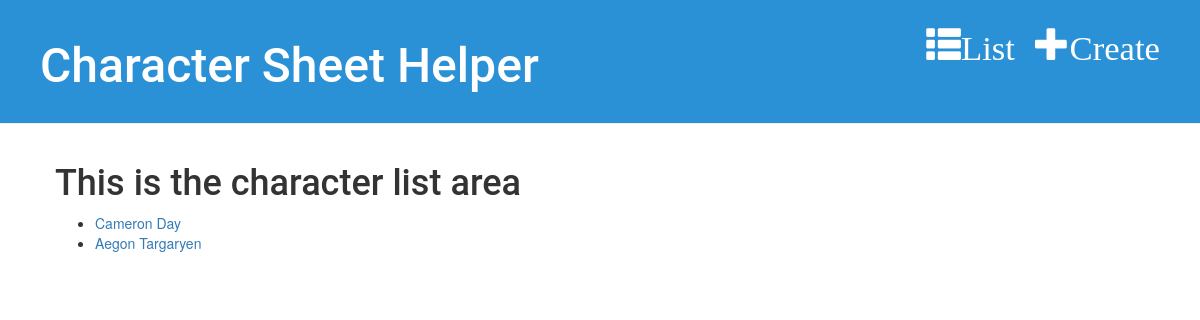
The app's page /characters/, older data.
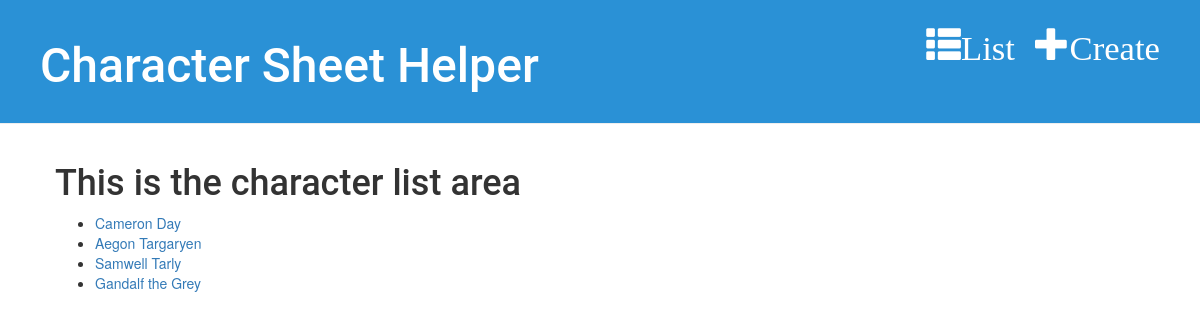
The same page, newer data.
### character_sheets/models.py (models this page shows, shortened)
class Character(models.Model):
    name = models.CharField(max_length=50)
    created_date = models.DateTimeField(default=timezone.now)
    creator = models.ForeignKey(settings.AUTH_USER_MODEL, on_delete=models.CASCADE, default=None)
    description = models.CharField(max_length=1000, default='')
    BARBARIAN = 'BARB'
    BARD = 'BARD'
    CLERIC = 'CLE'
    DRUID = 'DRU'
    FIGHTER = 'FIG'
    MONK = 'MON'
    PALADIN = 'PAL'
    RANGER = 'RNG'
    ROGUE = 'ROG'
    SORCEROR = 'SOR'
    WARLOCK = 'WAR'
    WIZARD = 'WIZ'
    NO_CLASS = 'NA'
    CHARACTER_CLASS_CHOICES = (
        (BARBARIAN, 'Barbarian'),
        (BARD, 'Bard'),
        (CLERIC, 'Cleric'),
        (DRUID, 'Druid'),
        (FIGHTER, 'Fighter'),
        (MONK, 'Monk'),
        (PALADIN, 'Paladin'),
        (RANGER, 'Ranger'),
        (ROGUE, 'Rogue'),
        (SORCEROR, 'Sorceror'),
        (WARLOCK, 'Warlock'),
        (WIZARD, 'Wizard'),
        (NO_CLASS, 'No Class'),
    )
    character_class = models.CharField(max_length=4, choices=CHARACTER_CLASS_CHOICES, default=NO_CLASS)
    def __str__(self):
        return self.name

### character_sheets/views.py (the view)
# urls.py: url(r'characters/$', views.character_list, name='character_list'),
def character_list(request):
    characters = Character.objects.all()
    return render(request, 'character_sheets/character_list.html', {'characters': characters})

### character_sheets/templates/character_sheets/character_list.html
{% extends 'character_sheets/sheets_base.html' %}
{% block content %}
    <h1>This is the character list area</h1>
    <ul>
    {% for character in characters %}
        <li><a href="{% url 'character_detail' pk=character.pk %}">{{ character }}</a></li>
    {% endfor %}
    </ul>
{% endblock %}

Row changes from the older to the newer data that the page shows:
added Character: name "Samwell Tarly"
added Character: name "Gandalf the Grey"
